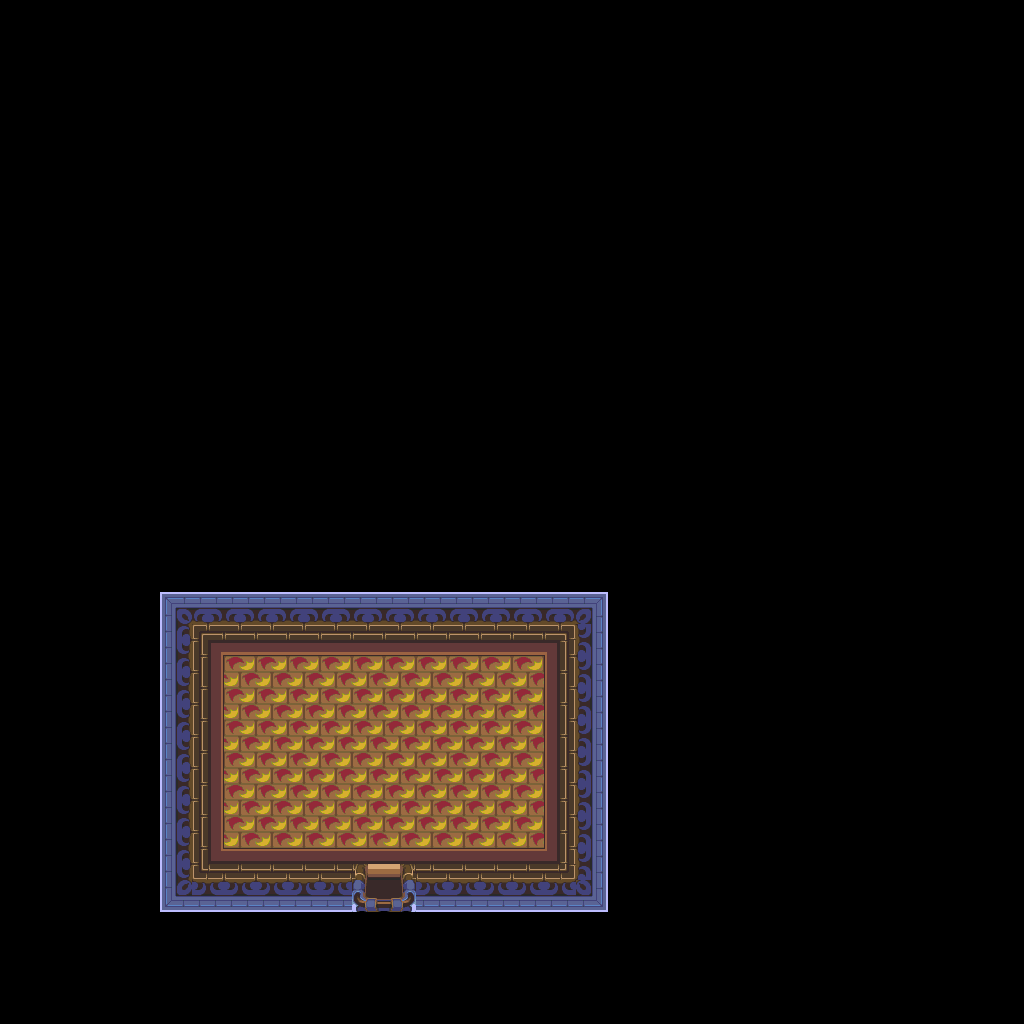

A 2D game scene composited from a Tiled map and its tileset images. What follows is a short description and the map's XML, with each tile layer's data collapsed to a summary:
An orthogonal 64x64 tile map with 16x16 px tiles, 1 tile layer (base), 1 hidden layer not drawn and 6 objects.

<map version="1.10" tiledversion="1.12.1" orientation="orthogonal" renderorder="right-down" width="64" height="64" tilewidth="16" tileheight="16" infinite="0" nextlayerid="3" nextobjectid="7">
 <tileset firstgid="1" source="../classiciphone_pics4.tsx" />
 <layer id="1" name="base" width="64" height="64">
  <data>[4096 cells, 4096 non-empty, 55 distinct tile ids]</data>
 </layer>
 <layer id="2" name="collision" width="64" height="64" visible="0">
  <properties><property name="collision" value="true" /></properties>
  <data>[4096 cells, 3784 non-empty, 1 distinct tile ids]</data>
 </layer>
 <objectgroup id="3" name="npcs">
  <object id="1" x="240.0" y="656.0" width="16" height="16">
   <properties>
    <property name="gani" value="classic_wheelchair.png" />
    <property name="script" type="string">-- Auto-converted from GraalScript
-- join("horse_emitter");
-- function onCreated() {
self.horseimage = "classic_wheelchair.png"
self.dir = 2
end</property>
   </properties>
  </object>
  <object id="2" x="368.0" y="736.0" width="16" height="16">
   <properties>
    <property name="gani" value="doctorfire.png" />
    <property name="script" type="string">-- Auto-converted from GraalScript
-- [CLIENT-SIDE — server no-op]
-- if (playerenters) {
-- }
-- if (playerenters) {say2 HELO UR CRAZY SO U
-- CAN HAV A #bWHEELCHAIR! YES IM THE SHRINK!!!!;}</property>
   </properties>
  </object>
  <object id="3" x="208.0" y="816.0" width="16" height="16">
   <properties>
    <property name="script" type="string">-- Auto-converted from GraalScript
-- [CLIENT-SIDE — server no-op]
-- if (created)
-- // Initialize the attributes
-- showcharacter;
-- setcharprop #3,head707.png;
-- setcharprop #C0,orange;
-- setcharprop #C1,black;
-- setcharprop #C2,black;
-- setcharprop #C3,black;
-- setcharprop #C4,black;
-- setcharprop #n,Basket Case;
-- setcharprop #2,no-shield.png;
-- shieldpower = 1;
-- dir = 3;
-- 
-- if (playertouchsme) {say2 Sometimes I give myself the#bcreeps! Sometimes my mind#bplays tricks on me. It all keeps#b
-- adding up! I think I'm breaking
-- up!!#bAm I just paranoid, or am I#bstoneeeed!!?!!?!?;
-- }</property>
   </properties>
  </object>
  <object id="4" x="464.0" y="656.0" width="16" height="16">
   <properties>
    <property name="gani" value="classic_wheelchair.png" />
    <property name="script" type="string">-- Auto-converted from GraalScript
-- join("horse_emitter");
-- function onCreated() {
self.horseimage = "classic_wheelchair.png"
self.dir = 2
end</property>
   </properties>
  </object>
  <object id="5" x="352.0" y="656.0" width="16" height="16">
   <properties>
    <property name="gani" value="classic_wheelchair.png" />
    <property name="script" type="string">-- Auto-converted from GraalScript
-- join("horse_emitter");
-- function onCreated() {
self.horseimage = "classic_wheelchair.png"
self.dir = 2
end</property>
   </properties>
  </object>
  <object id="6" x="720.0" y="704.0" width="16" height="16">
   <properties>
    <property name="script" type="string">-- Auto-converted from GraalScript
-- join("level_nopk");</property>
   </properties>
  </object>
 </objectgroup>
</map>
